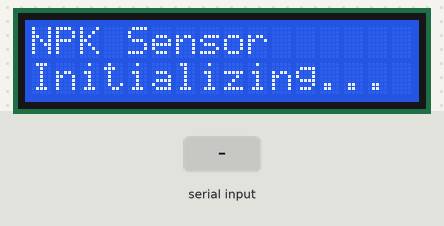
A sketch run on a simulated Arduino Uno, built with avr-gcc and run on an emulated ATmega328P. Shown: 16×2 character LCD. The test bench sets the inputs (shaded band). What the sketch prints to the serial monitor is not drawn.

Above: at 0.1 s.
At 4.5 s:
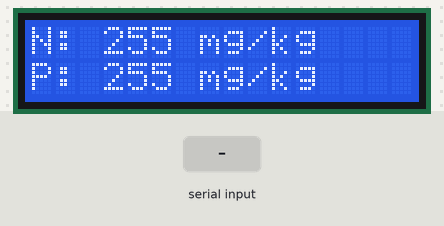
4.6 s: "1" received over the second serial link
At 6.7 s:
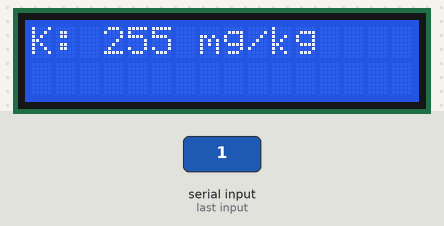
Timing chart, 0 to 8.2 s (numbered marks = the images above; inputs shaded):
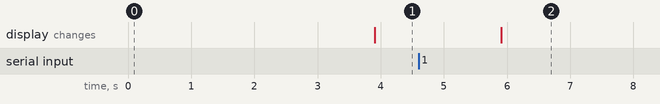

The sketch:

principal_code.ino
```cpp
#include <LiquidCrystal.h>
#include "SoftwareSerial.h"

// Inicializa o display LCD nos pinos especificados
LiquidCrystal lcd(12, 11, 10, 9, 6, 5);  // RS, E, D4, D5, D6, D7

// Define os pinos de controle do RS485
#define RE 8  // Recepção
#define DE 7  // Transmissão

// Comandos Modbus para ler nitrogênio, fósforo e potássio
const byte nitro[] = {0x01, 0x03, 0x00, 0x1e, 0x00, 0x01, 0xe4, 0x0c};  // Comando para Nitrogênio
const byte phos[] = {0x01, 0x03, 0x00, 0x1f, 0x00, 0x01, 0xb5, 0xcc};  // Comando para Fósforo
const byte pota[] = {0x01, 0x03, 0x00, 0x20, 0x00, 0x01, 0x85, 0xc0};  // Comando para Potássio

byte values[11];  // Armazena os valores recebidos do sensor
SoftwareSerial mod(2, 3); // RX no pino 2, TX no pino 3

void setup() {
  Serial.begin(9600);  // Inicializa a comunicação serial
  mod.begin(4800);  // Inicializa a comunicação serial com o RS485
  pinMode(RE, OUTPUT);  // Configura pino de recepção como saída
  pinMode(DE, OUTPUT);  // Configura pino de transmissão como saída

  // Inicializa o LCD 16x2
  lcd.begin(16, 2);
  lcd.setCursor(0, 0);
  lcd.print("NPK Sensor");
  lcd.setCursor(0, 1);
  lcd.print("Initializing...");
  delay(3000);  // Exibe uma mensagem de inicialização
}

void loop() {
  byte val1, val2, val3;

  // Lê o valor de Nitrogênio
  val1 = nitrogen();
  delay(250);  // Atraso para estabilidade

  // Lê o valor de Fósforo
  val2 = phosphorous();
  delay(250);

  // Lê o valor de Potássio
  val3 = potassium();
  delay(250);

  // Exibe os valores no Serial Monitor
  Serial.print("Nitrogen: ");
  Serial.print(val1);
  Serial.println(" mg/kg");

  Serial.print("Phosphorous: ");
  Serial.print(val2);
  Serial.println(" mg/kg");

  Serial.print("Potassium: ");
  Serial.print(val3);
  Serial.println(" mg/kg");

  // Exibe os valores no LCD 16x2
  lcd.clear();
  lcd.setCursor(0, 0);
  lcd.print("N: ");
  lcd.print(val1);
  lcd.print(" mg/kg");

  lcd.setCursor(0, 1);
  lcd.print("P: ");
  lcd.print(val2);
  lcd.print(" mg/kg");

  delay(2000);  // Tempo para exibição

  lcd.clear();
  lcd.setCursor(0, 0);
  lcd.print("K: ");
  lcd.print(val3);
  lcd.print(" mg/kg");

  delay(2000);
}

// Função para ler Nitrogênio
byte nitrogen() {
  digitalWrite(DE, HIGH);  // Ativa modo de transmissão
  digitalWrite(RE, HIGH);
  delay(10);

  // Envia o comando Modbus para ler Nitrogênio
  if (mod.write(nitro, sizeof(nitro)) == 8) {
    digitalWrite(DE, LOW);  // Ativa modo de recepção
    digitalWrite(RE, LOW);

    // Lê a resposta do sensor
    for (byte i = 0; i < 7; i++) {
      values[i] = mod.read();
      Serial.print(values[i], HEX);  // Exibe os valores no Serial Monitor
    }
    Serial.println();
  }
  return values[4];  // Retorna o valor de Nitrogênio
}

// Função para ler Fósforo
byte phosphorous() {
  digitalWrite(DE, HIGH);
  digitalWrite(RE, HIGH);
  delay(10);

  // Envia o comando Modbus para ler Fósforo
  if (mod.write(phos, sizeof(phos)) == 8) {
    digitalWrite(DE, LOW);
    digitalWrite(RE, LOW);

    // Lê a resposta do sensor
    for (byte i = 0; i < 7; i++) {
      values[i] = mod.read();
      Serial.print(values[i], HEX);
    }
    Serial.println();
  }
  return values[4];  // Retorna o valor de Fósforo
}

// Função para ler Potássio
byte potassium() {
  digitalWrite(DE, HIGH);
  digitalWrite(RE, HIGH);
  delay(10);

  // Envia o comando Modbus para ler Potássio
  if (mod.write(pota, sizeof(pota)) == 8) {
    digitalWrite(DE, LOW);
    digitalWrite(RE, LOW);

    // Lê a resposta do sensor
    for (byte i = 0; i < 7; i++) {
      values[i] = mod.read();
      Serial.print(values[i], HEX);
    }
    Serial.println();
  }
  return values[4];  // Retorna o valor de Potássio
}
```
